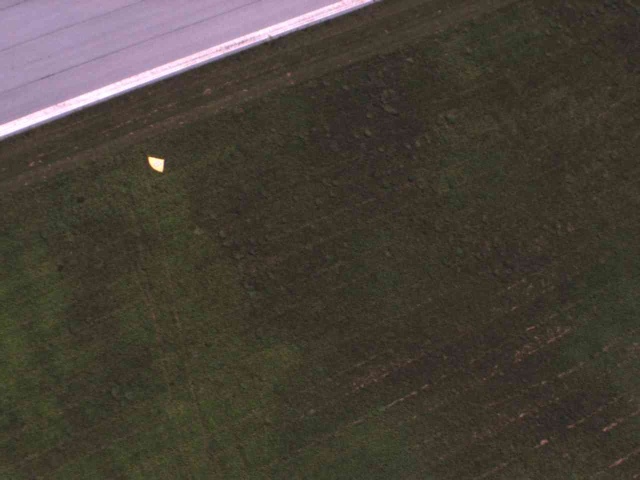
#> input picture Images/testimg0.jpg, 1280 x 960 px (shown at 1/2 size); its folder holds 4 pictures in this run
$ python Mahalanobis.py
#> lines starting #> are read from the running program, lines starting #| are printed output that depends on the picture
"""
    RUNNING THIS SCRIPT DIRECTLY WILL BARAGE YOU WITH 9 IMAGES/WINDOWS.  YOU HAVE BEEN WARNED.

    For MCC UAV club.

    Contains functionality for finding mahalanobis distance of all pixels in an image
    to the mean RGB-values of all the pixels.

    Works very, VERY well as long as targets are a different color than other major
    colors in the image.  Otherwise it's kind of meh.

    This should serve as an example in how using Python's looping constructs can seriously
    slow down an image processing algorithm.  Python has SOOOOO many C-compiled, over-optimized
    libraries like numpy and pandas.  It's rare that you actually can't replace a loop with a
    faster (usually more readable) library function.   Use mahal_slow() to see how this can be true.

    Author:              Timothy Van Slyke  <--- I made it more better
    Original smart-guy:  Brandon Doyle      <--- His idea

    STRONGLY SUGGESTED READINGS:
    What is einsum?:       http://stackoverflow.com/questions/26089893/understanding-numpys-einsum
                          https://docs.scipy.org/doc/numpy/reference/generated/numpy.einsum.html
                          https://en.wikipedia.org/wiki/Einstein_notation

    What is Mahalanobis?:  https://en.wikipedia.org/wiki/Mahalanobis_distance#Intuitive_explanation
"""


import numpy as np
from numpy.linalg import inv
#from scipy.spatial.distance import mahalanobis
import cv2

import tqdm # "sudo pip install tqdm" or "sudo apt-get install python-tqdm" for
            # progress bars on for loops and real-time looping statistics.
            # If on Windows, just do "pip install tqdm".


# run this to see just how much slower one python for loop can be
def mahal_slow(img, select = None, mean_pix = None):
    """ Slower version of the Mahalanobis distance algorithm that is left here
        for comparison. This is NOT the original implementation, but rather one made
        to closely resemble the one below, but uses a Python for-loop instead of
        numpy.einsum().  Run them side by side to see how important it is to avoid
        using native Python functionality as much as possible for this application."""

    arr = np.reshape(img, (img.shape[0] * img.shape[1], 3))

    if select is None:
        select = arr
    else:
        select = np.random.choice(arr, select) if isinstance(select,int) else arr[select]

    meandiff = arr - (mean_pix if mean_pix is not None else np.mean(select, axis = 0))
    invcovar = inv(np.cov(np.transpose(select)))
    output = np.zeros((meandiff.size / 3, 1))
    for index, diff in tqdm.tqdm(enumerate(meandiff)):
        output[index] =  np.dot(np.dot(diff, invcovar)[np.newaxis, :], diff[:, np.newaxis])
    return np.sqrt(output).reshape(img.shape[:-1])

def mahal(img, select = None, mean_pix = None):
    """ Improved Mahalanobis distance algorithm originally written
        by Brandon Doyle.  This is written with care taken to NOT
        use Python loops.  The key breakthrough here is numpy.einsum().

        The original attempts to make this concise and fast resulted in really
        weird explosions in RAM usage by NumPy.  The only way to make it settle
        was to loop through each pixel value and apply transformations one at a
        time.

        numpy.einsum is basically black magic until you understand it but once
        you do you can make very efficient 1-step operations out of previously
        slow multi-step ones.

        Args:
        img:     Input image to compute mahalanobis distance on.
        select:  Number of pixels to randomly select when computing the
                 covariance matrix OR a specified list of indices in the
                 image.  Specifying the indices outright would be faster
                 if you have a bunch of images that are the same size.
                 The indices could be reused each time rather than recalculating
                 every time you call the function.

                 If select is 'None', then the every pixel in the image is
                 included in the sample.
        """
    # Flatten image to just one long array of RGB-valued pixels
    arr = np.reshape(img, (img.shape[0] * img.shape[1], 3))
    # no sampling.  use the entire image
    if select is None:
        select = arr
    else:
        # if 'select' is a number, generate an array of size 'select' containing
        # random pixels in 'arr'.
        # otherwise it should be a list of indices of pixels to choose.
        select = arr[np.random.randint(0, arr.shape[0], select), :] if isinstance(select,int) else arr[select]

    # calculate the covariance matrix inverse using the sampled array
    invcovar = inv(np.cov(np.transpose(select)))

    if mean_pix is None:
        # no provided mean RGB vector.  assume we are using the images own
        # mean RGB value
        meandiff = arr - np.mean(select, axis = 0)
    else:
        meandiff = arr - mean_pix

    # calculate the difference between every pixel in 'arr' and the mean RGB vector.
    # if provided, use the given mean RGB vector, otherwise calculate the mean RGB
    # value of 'select'
    meandiff = arr - (mean_pix if mean_pix is not None else np.mean(select, axis = 0))
    '''
        Formula:
            pp = particular pixel
            mp = mean pixel value
            MD = sqrt( transpose(pp - mp) * (covariance_mat^-1) * (pp - mp) )

        You'll notice that I've reversed which side gets transposed.  It's just because the
        pixels are stored as rows at this point (above assumes column vectors) and I've set up
        numpy.einsum() to handle the multiplication properly.
    '''

    # calculate the first multiplication.
    output = np.dot(meandiff, invcovar)


    # do literally everything else all in this step, then reshape back to image dimensions and return
    return np.sqrt(np.einsum('ij,ij->i', output, meandiff)).reshape(img.shape[:-1])

def amplify(image, mask, cutoff = 0):
    """ Applies 'mask' to 'image' while cutting off values below a percent
        brightness specified in cuttoff.

        Args:
        image:   RGB/BGR image to amplify/apply mask to.
        mask:    Grayscale/monocolor (one number per pixel) "image" to act as a mask.
        cuttoff: Percent brightness below which pixels should be cut off.  This is
                 referring to the brightness of pixels in 'mask' and the 100% setpoint
                 is the brighted pixel in 'mask'.

        Returns the 'amplified' image."""

    # cut off values below specified threshold
    mask_modf = np.greater(mask*100.0/np.amax(mask), cutoff) * mask

    # apply mask
    output = np.einsum('ij,ijk->ijk',mask_modf, image)/np.amax(mask_modf)

    # scale to 255 (2^8 - 1 = unsigned 8-bit max)
    output *= (255.0/np.amax(image))

    return np.uint8(output)


'''
    WARNING THIS WILL BARAGE YOU WITH ABOUT 10 NEW WINDOWS.
'''
if __name__ == '__main__':
    # show images with matplotlib because cv2.imshow() sucks a lot
    import matplotlib.pyplot as plt
    from time import time

    # we're gonna plot these
    pixelcounts = []
    times = []

    # do stuff to 8 images
    for num in range(8):

        # select image
        img = cv2.imread("./Images/testimg" + str(num) + ".jpg")
#> img is the input picture: shape (960, 1280, 3); mean B, G, R 54.8, 64.1, 70.6
        # turn it to RGB because nobody uses BGR
        img = cv2.cvtColor(img, cv2.COLOR_BGR2RGB)
        # stuff for plots
        pixelcounts.append(img.shape[0] * img.shape[1])
        fig, ((ax1, ax2), (ax3, ax4)) = plt.subplots(2, 2)


        # do mahalanobis distance calculation
        t = time()
        filt = mahal(img)
#> in mahal, `invcovar = inv(np.cov(np.transpose(select)))`: invcovar = [[0.0875, -0.0531, -0.0356], [-0.0531, 0.0626, -0.000618], [-0.0356, -0.000618, 0.0313]]
#> in mahal, `return np.sqrt(np.einsum('ij,ij->i', output, meandiff)).reshape(img.sh..`:
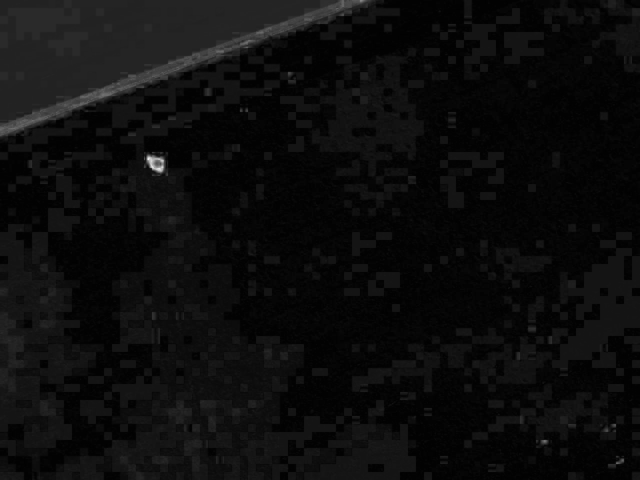
#> returned value: shape (960, 1280) float64 (shown at 1/2 size); min 0.113, max 22.94, mean 1.3; drawn with min black and max white
        times.append(time() - t)

        # put images in the 'plot buffer' if you will
        ax1.imshow(img, interpolation='nearest')
        ax2.imshow(filt, interpolation='nearest', cmap='Greys_r' )
        ax3.imshow(amplify(img, filt, cutoff = 0), interpolation='nearest' )
        ax4.imshow(amplify(img, filt, cutoff = 25), interpolation='nearest' )
#> call 2 of amplify, with cutoff = 25
#> in amplify (call 2), `mask_modf = np.greater(mask*100.0/np.amax(mask), cutoff) * mask`:
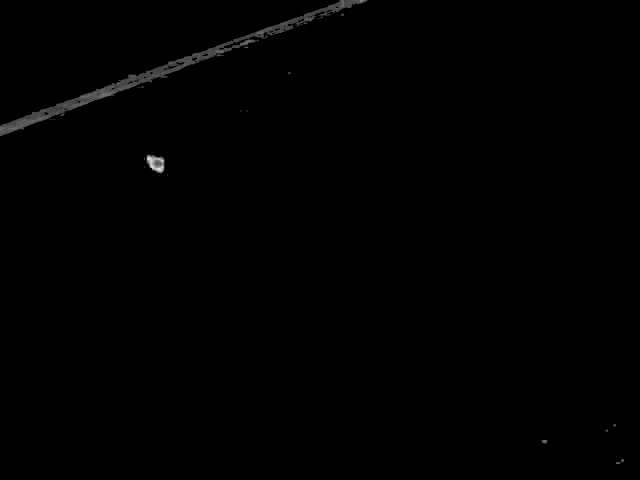
#> mask_modf: shape (960, 1280) float64 (shown at 1/2 size); min 0, max 22.94, mean 0.1; drawn with min black and max white
#> pass 2 of the loop `for num in range(8):`:
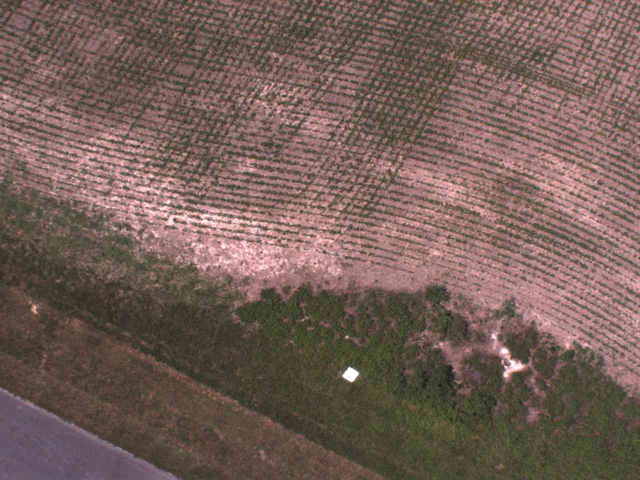
#> input picture Images/testimg1.jpg, 1280 x 960 px (shown at 1/2 size)
#> img is the input picture: shape (960, 1280, 3); mean B, G, R 87.3, 95.1, 116.8
#> invcovar = [[0.0143, -0.00518, -0.0127], [-0.00518, 0.0285, -0.0178], [-0.0127, -0.0178, 0.0311]]
#> in mahal (call 2), `return np.sqrt(np.einsum('ij,ij->i', output, meandiff)).reshape(img.sh..`:
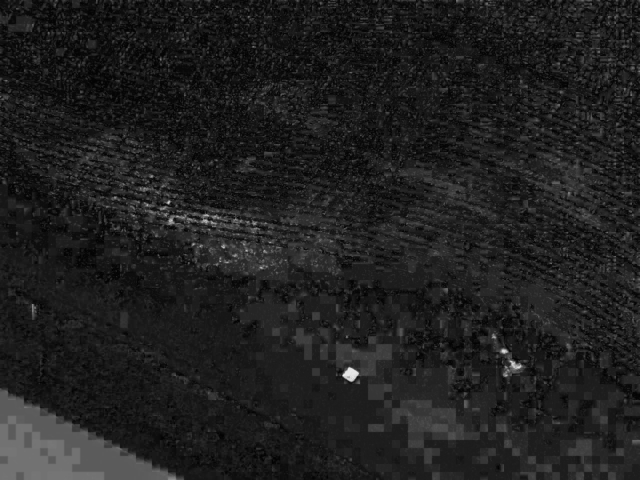
#> returned value: shape (960, 1280) float64 (shown at 1/2 size); min 0.14, max 11.09, mean 1.52; drawn with min black and max white
#> in amplify (call 4), `output = np.einsum('ij,ijk->ijk',mask_modf, image)/np.amax(mask_modf)`:
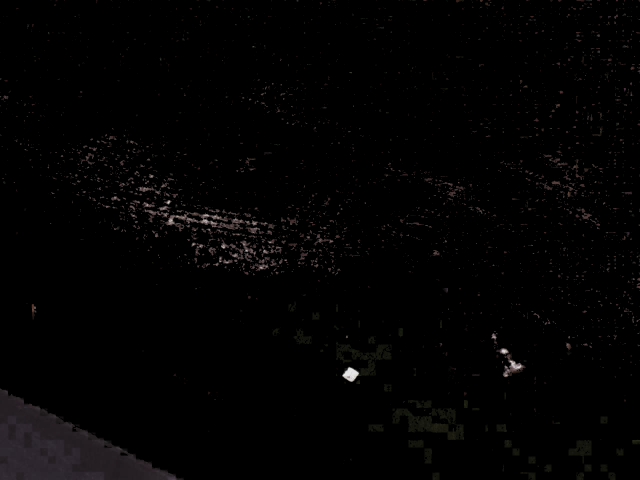
#> output: shape (960, 1280, 3) float64 (shown at 1/2 size); mean R, G, B 3.2, 2.7, 2.7
#> pass 3 of the loop `for num in range(8):`:
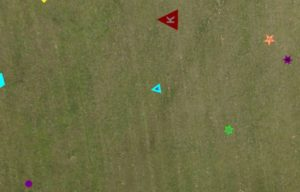
#> input picture Images/testimg2.jpg, 300 x 192 px
#> img is the input picture: shape (192, 300, 3); mean B, G, R 69.4, 110.8, 111.6
#> invcovar = [[0.0135, -0.000433, -0.00544], [-0.000433, 0.0232, -0.0181], [-0.00544, -0.0181, 0.0253]]
#> in mahal (call 3), `return np.sqrt(np.einsum('ij,ij->i', output, meandiff)).reshape(img.sh..`:
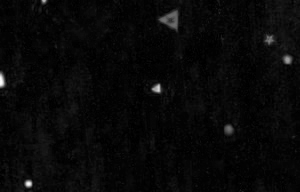
#> returned value: shape (192, 300) float64; min 0.111, max 28.19, mean 1.1; drawn with min black and max white
#> output: shape (192, 300, 3) float64
#> mask_modf: shape (192, 300) float64
#> in amplify (call 6), `output = np.einsum('ij,ijk->ijk',mask_modf, image)/np.amax(mask_modf)`:
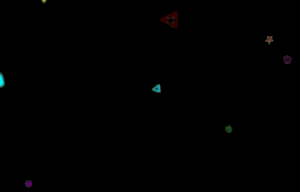
#> output: shape (192, 300, 3) float64; mean R, G, B 0.4, 0.5, 0.4
#> (the run stopped early here; a loop or call above may not have finished)
